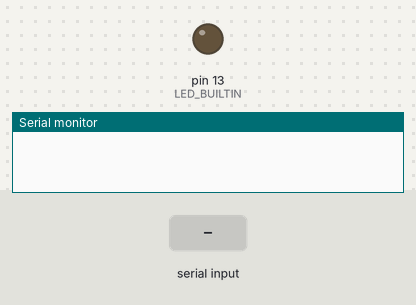
Bench run of a sketch on a simulated Arduino Uno, built with avr-gcc and run on an emulated ATmega328P. On the bench: output pins drawn as LEDs (lit = HIGH), the last lines printed to the serial monitor. Dashed ring = blinking. The inputs (shaded band) are chosen by the test bench.

Above: at 1.2 s.
1.3 s: "Ahmedt" received over Serial
At 1.7 s:
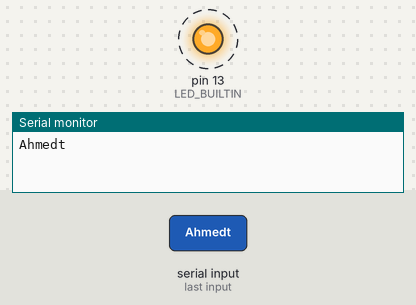
4.3 s: "ONt" received over Serial
At 5.0 s:
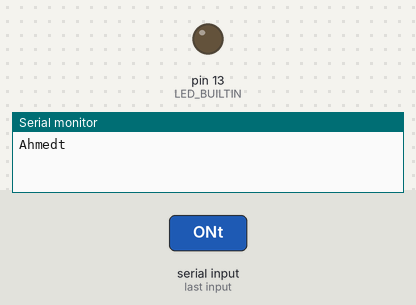
Timing chart, 0 to 7.3 s (numbered marks = the images above; inputs shaded):
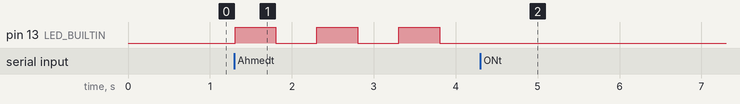

The sketch:

OTG_LED_SerialEvent_testing.ino
```cpp
/*
  This is a Serial Event working code.
  Sends and receives code perfectly.
  Perfect code
*/

String inputString = "";         // a string to hold incoming data
boolean stringComplete = false;  // whether the string is complete
void setup() {
  // initialize serial:
  Serial.begin(9600);
  // reserve 200 bytes for the inputString:
  inputString.reserve(200);
  pinMode(LED_BUILTIN, OUTPUT);
}
void loop() {
  // print the string when a newline arrives:
  if (stringComplete) {
    Serial.println(inputString);
    if (inputString == "ONt")
      digitalWrite(LED_BUILTIN, HIGH);
    else if (inputString == "OFFt")
      digitalWrite(LED_BUILTIN, LOW);
    else if (inputString == "Ahmedt") {
      while (inputString == "Ahmedt") {
        digitalWrite(LED_BUILTIN, HIGH);
        delay(500);
        digitalWrite(LED_BUILTIN, LOW);
        delay(500);
        serialEvent();
      }
    }
    // clear the string:
    inputString = "";
    stringComplete = false;
  }
  //delay(300); /*added this because the phone had trouble earlier, leaving it here for that reason*/
}

/*
  SerialEvent occurs whenever a new data comes in the
  hardware serial RX.  This routine is run between each
  time loop() runs, so using delay inside loop can delay
  response.  Multiple bytes of data may be available.
*/

void serialEvent() {
  //  stringComplete=false;
  while (Serial.available()) {
    // get the new byte:
    char inChar = (char)Serial.read();
    // add it to the inputString:
    inputString += inChar;
    // if the incoming character is a newline, set a flag
    // so the main loop can do something about it:

    if (inChar == 't') { //this is the terminator. You can chage this to "\n" or whatever.
      stringComplete = true;
    }
  }
}
```

Measured:
- after the input at 1.3 s, pin 13 (LED_BUILTIN): alternates HIGH for 0.50 s and LOW for 0.50 s, starting at once
- after the input at 4.3 s, pin 13 (LED_BUILTIN): stops changing and stays LOW
